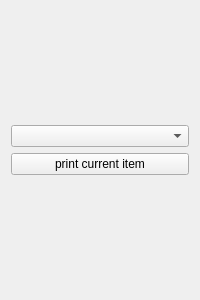
<?xml version="1.0" encoding="UTF-8"?>
<ui version="4.0">
 <class>Form</class>
 <widget class="QWidget" name="Form">
  <property name="geometry">
   <rect>
    <x>0</x>
    <y>0</y>
    <width>200</width>
    <height>300</height>
   </rect>
  </property>
  <property name="minimumSize">
   <size>
    <width>200</width>
    <height>300</height>
   </size>
  </property>
  <property name="windowTitle">
   <string>Form</string>
  </property>
  <layout class="QGridLayout" name="gridLayout">
   <item row="0" column="0">
    <layout class="QVBoxLayout" name="verticalLayout">
     <item>
      <widget class="QComboBox" name="combo_box"/>
     </item>
     <item>
      <widget class="QPushButton" name="push_button">
       <property name="text">
        <string>print current item</string>
       </property>
      </widget>
     </item>
    </layout>
   </item>
  </layout>
 </widget>
 <resources/>
 <connections/>
</ui>
